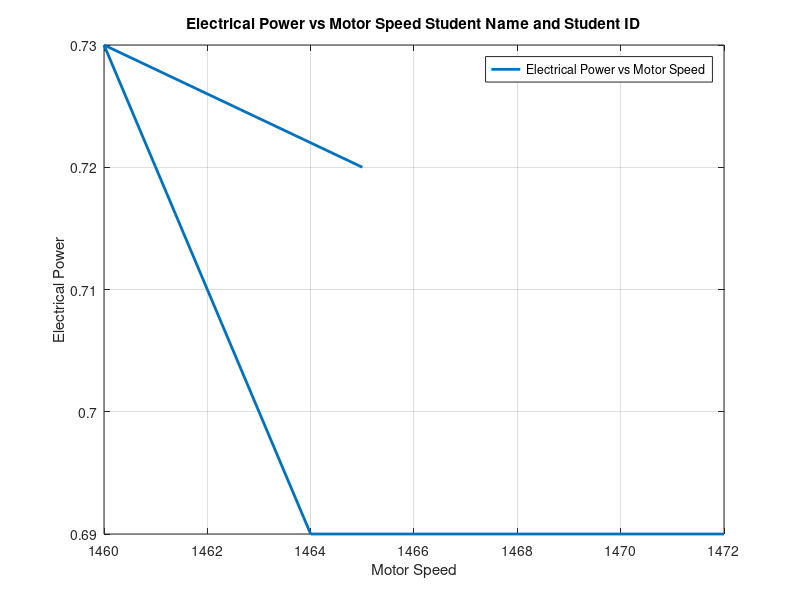

Here is the MATLAB script that generated this plot:
% Thermodynmaics Lab 
% Student Name
% Student ID
% Lab 05: To Analyse the compressor performance relative to with Electrical Power

% Graphs
% Draw a Graph between the Electrical Power and Motor Speed
% Given Data
Motor_Speed = [1472, 1464, 1460, 1465, 1465];
Electrical_Power = [0.69, 0.69, 0.73, 0.72, 0.72];

% Plotting 
plot(Motor_Speed, Electrical_Power, 'Linewidth', 2);

% Cutomization
xlabel ('Motor Speed');
ylabel ('Electrical Power');
title ('Electrical Power vs Motor Speed Student Name and Student ID')
legend ('Electrical Power vs Motor Speed');
grid on;
